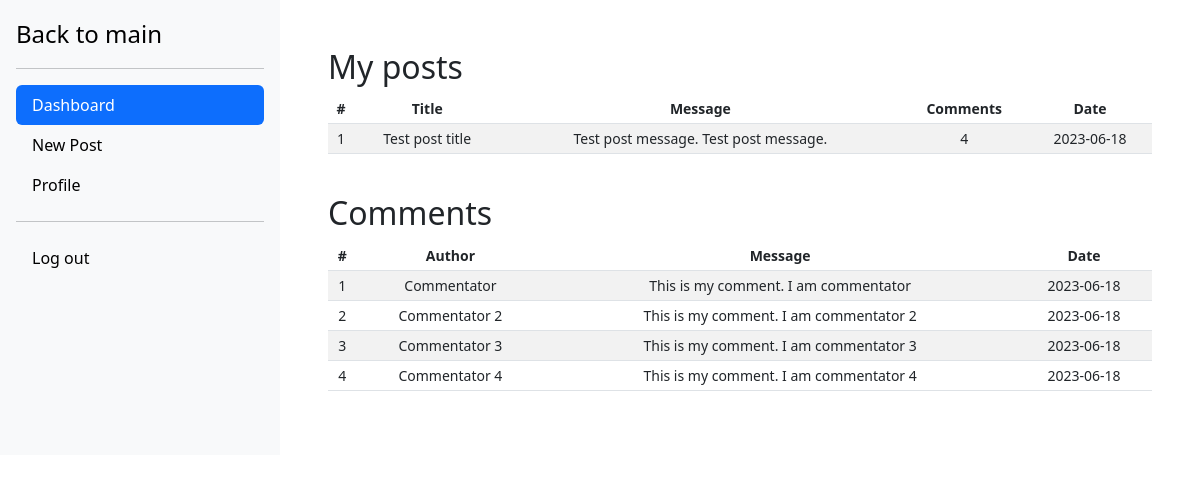
Page /user/dashboard (signed in) on the committed database.
### tables this page shows
CREATE TABLE `post` (
  `id` int(11) NOT NULL,
  `title` varchar(128) NOT NULL,
  `message` text NOT NULL,
  `comments_num` int(11) NOT NULL,
  `comments` text NOT NULL,
  `author` varchar(64) NOT NULL,
  `date` date NOT NULL
);

CREATE TABLE `comment` (
  `id` int(11) NOT NULL,
  `name` varchar(128) NOT NULL,
  `email` varchar(256) NOT NULL,
  `message` text NOT NULL,
  `date` date NOT NULL,
  `postId` int(11) NOT NULL
);

### user/dashboard.php (the view, shortened to what this page needs)
<?php
    require '../backend/connect.php';
    $cookieEmail = $_COOKIE['email'];
    $postData = $conn->query("SELECT * FROM `post`");
    $myPosts = $conn->query("SELECT `comments` FROM `post` WHERE `author` = '$cookieEmail'");
?>
<!DOCTYPE html>
<html lang="en">
<head>
    <link href="https://cdn.jsdelivr.net/npm/bootstrap@5.3.0/dist/css/bootstrap.min.css" rel="stylesheet"
>
    <link rel="stylesheet" href="../css/style.css">
</head>
<body class="d-flex">
    <div class="d-flex flex-column flex-shrink-0 p-3 bg-body-tertiary" style="width: 280px;">
        <a href="../" class="d-flex align-items-center mb-3 mb-md-0 me-md-auto link-body-emphasis text-decoration-none">
            <span class="fs-4">Back to main</span>
        </a>
        <hr>
        <ul class="nav nav-pills flex-column mb-auto">
            <li class="nav-item">
                <a href="./dashboard" class="nav-link active" aria-current="page">
                    Dashboard
                </a>
            </li>
            <li>
                <a href="./new-post" class="nav-link link-body-emphasis">
                    New Post
                </a>
            </li>
            <li>
                <a href="./profile" class="nav-link link-body-emphasis">
                    Profile
                </a>
            </li>
            <hr>
            <li>
                <a href="../backend/sign-out.php" class="nav-link link-body-emphasis">
                    Log out
                </a>
            </li>
        </ul>
    </div>
    <main class="p-5 w-100">
        <h2>My posts</h2>
        <div class="table-responsive small">
            <table class="table table-striped table-sm">
                <thead>
                    <tr>
                        <th scope="col">#</th>
                        <th scope="col">Title</th>
                        <th scope="col">Message</th>
                        <th scope="col">Comments</th>
                        <th scope="col">Date</th>
                    </tr>
                </thead>
                <tbody>
                    <?php
                    foreach($postData as $post){
                        echo '
                            <tr>
                                <td>'.$post['id'].'</td>
                                <td>'.$post['title'].'</td>
                                <td>'.$post['message'].'</td>
                                <td>'.$post['comments_num'].'</td>
                                <td>'.$post['date'].'</td>
                            </tr>
                        ';
                    }
                    ?>
                </tbody>
            </table>
        </div>
        <br>
        <h2>Comments</h2>
        <div class="table-responsive small">
            <table class="table table-striped table-sm">
                <thead>
                    <tr>
                        <th scope="col">#</th>
                        <th scope="col">Author</th>
                        <th scope="col">Message</th>
                        <th scope="col">Date</th>
                    </tr>
                </thead>
                <tbody>
                    <?php
                    foreach($myPosts as $onlyPost){
                        $commentsArr = explode(" | ", $onlyPost['comments']);
                        foreach($commentsArr as $i){
                            $id = $commentsArr[$i];
                            $commentData = $conn->query("SELECT * FROM `comment` WHERE `id` = '$id'");
                            foreach($commentData as $row){
                                echo '
                                    <tr>
                                        <td>'.$row['id'].'</td>
                                        <td>'.$row['name'].'</td>
                                        <td>'.$row['message'].'</td>
                                        <td>'.$row['date'].'</td>
                                    </tr>
                                ';
                            }
                        }
                    }
                    ?>
                </tbody>
            </table>
        </div>
    </main>
</body>
</html>

### css/style.css (style rules this page uses)
td, th { text-align: center; }

### rows in the picture
post: id "1", title "Test post title", message "Test post message. Test post message.", comments_num "4", date "2023-06-18"
comment: id "1", name "Commentator", message "This is my comment. I am commentator", date "2023-06-18"
comment: id "2", name "Commentator 2", message "This is my comment. I am commentator 2", date "2023-06-18"
comment: id "3", name "Commentator 3", message "This is my comment. I am commentator 3", date "2023-06-18"
comment: id "4", name "Commentator 4", message "This is my comment. I am commentator 4", date "2023-06-18"
